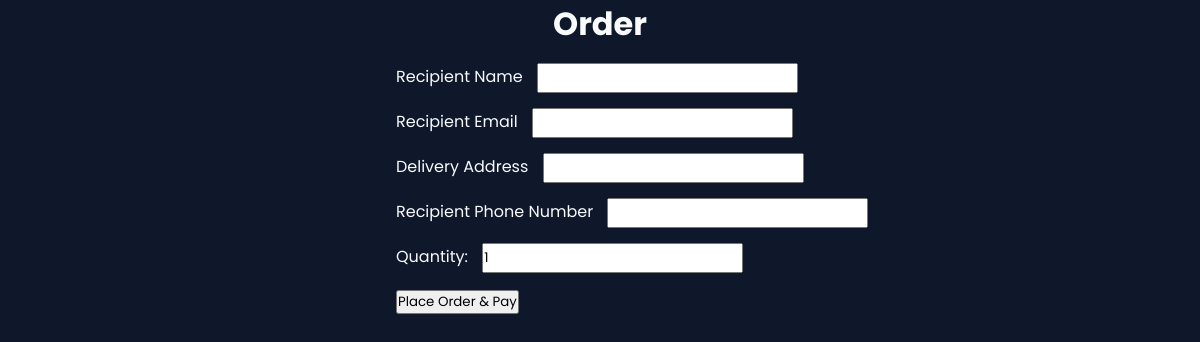
The page /place_order/4 (signed in) on the database as committed earlier.
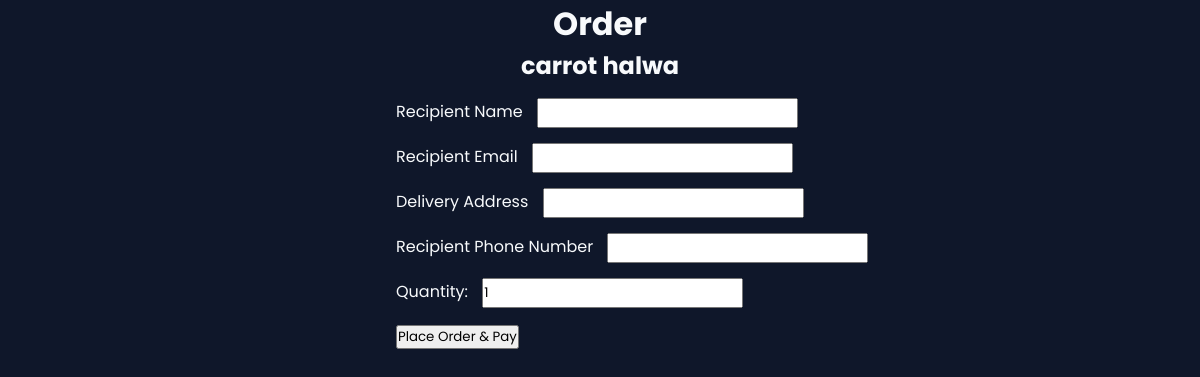
The same page on the database as committed later.
### tables this page shows
CREATE TABLE dishes (
    id INTEGER PRIMARY KEY AUTOINCREMENT,
    chef_id INTEGER,
    name TEXT NOT NULL,
    description TEXT,
    price REAL,
    prep_time TEXT,
    image_filename TEXT
, available INTEGER DEFAULT 1);

### app.py (the view, shortened to what this page needs)
@app.route('/place_order/<int:dish_id>', methods=['GET', 'POST'])
def place_order(dish_id):
    if 'customer_id' not in session:
        return redirect('/customer_login')
    conn = sqlite3.connect('database.db')
    conn.row_factory = sqlite3.Row
    cursor = conn.cursor()
    cursor.execute("SELECT * FROM dishes WHERE id = ? AND available = 1", (dish_id,))
    dish = cursor.fetchone()
    return render_template('place_order.html', dish=dish)

### templates/place_order.html (shortened to what this page needs)
{% extends 'base.html' %}
{% block content %}
<h1 style="text-align: center;">Order</h1>
<h2 style="text-align: center;">{{ dish['name'] }}</h2>
<div style="padding-left: 33%; margin-top: 15px; ">
<form id="payment-form" method="POST">
  <label>Recipient Name</label>
  <input type="text" name="name"  style="margin-bottom: 15px; margin-left: 10px; height: 30px; "><br>
  <label>Recipient Email</label>
  <input type="email" name="email" style="margin-bottom: 15px; margin-left: 10px; height: 30px; " required><br>
  <label>Delivery Address</label>
  <input type="text" name="address"  style="margin-bottom: 15px; margin-left: 10px; height: 30px; "required><br>
  <label>Recipient Phone Number</label>
  <input type="text" name="phone" style="margin-bottom: 15px; margin-left: 10px; height: 30px; " required><br>
  <label for="quantity">Quantity:</label>
  <input type="number" name="quantity" min="1" value="1"style="margin-bottom: 15px; margin-left: 10px; height: 30px; " required><br>
  <button id="submit-button" type="submit">Place Order & Pay</button>
</form>
</div>
{% endblock %}

Rows that differ between the two databases and show on the page:
added dishes: name "carrot halwa"
